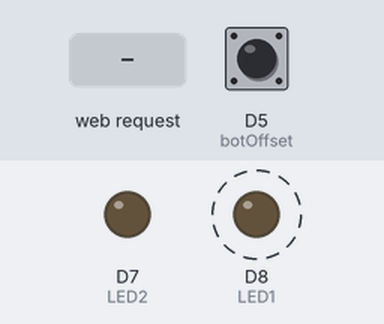
Bench run of a sketch on a simulated ESP8266 (NodeMCU). Shown: output pins drawn as LEDs (lit = HIGH). Dashed ring = blinking. The test bench sets the inputs (shaded band); at power-on: D5 (botOffset) LOW. What the sketch prints to the serial monitor is not drawn.

Above: at 0.0 s.
At 1.05 s:
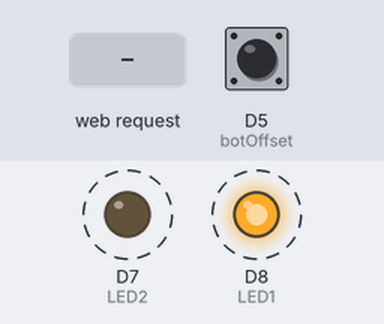
1.3 s: HTTP request GET /atual?AcX=120 received
4.3 s: D5 (botOffset) pulled HIGH for 0.15 s
7.4 s: HTTP request GET /atual received
10.4 s: D5 (botOffset) pulled HIGH for 1 s
14.4 s: HTTP request GET /atual?AcY=120 received
17.4 s: D5 (botOffset) driven HIGH
Timing chart, 0 to 21.4 s (numbered marks = the images above; inputs shaded):
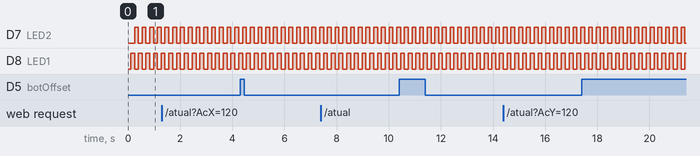

Measured:
- by itself, D7 (LED2), D8 (LED1): alternates HIGH for 0.15 s and LOW for 0.15 s

The sketch:

AcelGiroReceptor.ino
```cpp
#include <Arduino.h>
#include <ESP8266WiFi.h>
#include <ESP8266WebServer.h>

// Tempo
double dt, tempo_prev = 0.00;

// Variavel do offset
bool OFFSET = false;
double offAX = 0, offAY = 0, offAZ = 0, offRoll = 0, offPitch = 0, offYaw = 0;
uint8_t botOffset = D5;

// Armazenamento dos dados após conversão
double AcX, AcY, AcZ, Tmp, GyX, GyY, GyZ;

// Calculo ângulos
double Acc[2];
double Pitch = 0;
double Roll = 0;
double Yaw = 0;
#define RAD_TO_DEG 57.295779  // Radianos para graus (180/PI)

// Calculo velocidade
double VelX, VelY, VelZ;

// Leds piscando alternado a cada ciclo do loop
#define LED1 D8
#define LED2 D7
bool led_state = false;

// Parametros de configuração para Access Point
const char *ssid = "RedeWIFI_NodeMCU";
const char *password = "123456789";
IPAddress ip(192, 168, 11, 4);
IPAddress gateway(192, 168, 11, 1);
IPAddress subnet(255, 255, 255, 0);

ESP8266WebServer server; // Define o objeto server

void setup()
{
  Serial.begin(9600);
  pinMode(LED1, OUTPUT);
  pinMode(LED2, OUTPUT);
  digitalWrite(LED1, led_state);
  digitalWrite(LED2, led_state);

  setup_transmissao();

  attachInterrupt(digitalPinToInterrupt(botOffset), offset, RISING);
}

void loop()
{
  server.handleClient();

  PitchRollYaw();
  velocidade(AcX, AcY, AcZ);

  //-------------------------------------------------------------------------------------------------------------------------------------------------------------------------------------

  mostraCON();
  mostraANG();
  mostraVEL();
  Serial.print("\t" + String(dt));

  //-------------------------------------------------------------------------------------------------------------------------------------------------------------------------------------

  finaliza();
}
```

Debug.ino
```cpp
void mostraRAW()
{
  //  Serial.print(tempo_prev);
  //  Serial.print("\tTp = "); Serial.print(Tp);
  //  Serial.print("\tAX = "); Serial.print(AX);
  //  Serial.print("\tAY = "); Serial.print(AY);
  //  Serial.print("\tAZ = "); Serial.print(AZ);
  //  Serial.print("\tGX = "); Serial.print(GX);
  //  Serial.print("\tGY = "); Serial.print(GY);
  //  Serial.print("\tGZ = "); Serial.print(GZ);
}

void mostraOFF()
{
  //  Serial.print("\toffAX = "); Serial.print(offAX);
  //  Serial.print("\toffAY = "); Serial.print(offAY);
  //  Serial.print("\toffAZ = "); Serial.print(offAZ);
}

void mostraCON()
{
  //  Serial.print(tempo_prev);
  //  Serial.print("\tTmp = "); Serial.print(Tmp);
  Serial.print("\tAcX = "); Serial.print(AcX);
  Serial.print("\tAcY = "); Serial.print(AcY);
  Serial.print("\tAcZ = "); Serial.print(AcZ);
  Serial.print("\tGyX = "); Serial.print(GyX);
  Serial.print("\tGyY = "); Serial.print(GyY);
  Serial.print("\tGyZ = "); Serial.print(GyZ);
}

void mostraMED()
{
  //  Serial.print("\tAmX = "); Serial.print(AmX);
  //  Serial.print("\tAmY = "); Serial.print(AmY);
  //  Serial.print("\tAmZ = "); Serial.print(AmZ);
}

void mostraANG()
{
  Serial.print("\t");
  Serial.print(180);
  Serial.print(",");
  Serial.print(Roll);
  Serial.print(",");
  Serial.print(Pitch);
  Serial.print(",");
  Serial.print(Yaw);
  Serial.print(",");
  Serial.print(-180);
}

void mostraVEL()
{
  Serial.print("\tVelX = "); Serial.print(VelX, 5);
  Serial.print("\tVelY = "); Serial.print(VelY, 5);
  Serial.print("\tVelZ = "); Serial.print(VelZ, 5);
}
```

Funcoes.ino
```cpp
void offset()
{
  //  Serial.println();
  //  Serial.println("Botão offset pressionado");
  //  Serial.println();
  OFFSET = true;
}

//-------------------------------------------------------------------------------------------------------------------------------------------------------------------------------------

void PitchRollYaw()
{
  //A partir de los valores del acelerometro, se calculan los angulos Y, X
  //respectivamente, con la formula de la tangente.
  Acc[1] = atan(-1 * AcX / sqrt(pow(AcY, 2) + pow(AcZ, 2))) * 57.295779;
  Acc[0] = atan(AcY / sqrt(pow(AcX, 2) + pow(AcZ, 2))) * 57.295779;

  //Aplicar el Filtro Complementario
  Pitch = 0.98 * (Pitch + GyX * dt) + 0.02 * Acc[0];
  Roll = 0.98 * (Roll + GyY * dt) + 0.02 * Acc[1];
  //Integración respecto del tiempo paras calcular el YAW
  Yaw = Yaw + GyZ * dt;

  Roll = confANG(Roll) - offRoll;
  Pitch = confANG(Pitch) - offPitch;
  Yaw = confANG(Yaw) - offYaw;

  //  corrigirANGULO();
}


//-------------------------------------------------------------------------------------------------------------------------------------------------------------------------------------

float confANG(float valor)
{
  if (valor > 180)
  {
    valor = valor - 360;
  }
  else if (valor < -180)
  {
    valor = valor + 360;
  }
  return (valor);
}

//-------------------------------------------------------------------------------------------------------------------------------------------------------------------------------------

void corrigirANGULO()
{
  Roll = Roll - (-0.03 / 2764);
  Pitch = Pitch - (-0.06 / 2764);
  Yaw = Yaw - (70.87 / 2764);
}

//-------------------------------------------------------------------------------------------------------------------------------------------------------------------------------------

void velocidade(double aX, double aY, double aZ)
{
  if (!OFFSET)
  {
    VelX = VelX + (aX - offAX) * dt;
    VelY = VelY + (aY - offAY) * dt;
    VelZ = VelZ + ((aZ - offAZ) * dt);
    offAX = aX;
    offAY = aY;
    offAZ = aZ;

    //    VelX = VelX * 3.6;
    //    VelY = VelY * 3.6;
    //    VelZ = VelZ * 3.6;
  }
}

//-------------------------------------------------------------------------------------------------------------------------------------------------------------------------------------

void finaliza()
{
  dt = (millis() - tempo_prev) / 1000.0;
  tempo_prev = millis();

  if (OFFSET)
  {
    offAX = AcX;
    offAY = AcY;
    offAZ = AcZ;

    VelX = 0;
    VelY = 0;
    VelZ = 0;

    /*
        offRoll = Roll;
        offPitch = Pitch;
        offYaw = Yaw;
    */
    OFFSET = !OFFSET;
  }
  led_state = !led_state;
  digitalWrite(LED1, led_state);
  digitalWrite(LED2, !led_state);         // pisca LED do NodeMCU a cada leitura do sensor
  Serial.println();
}
```

Transmissao.ino
```cpp
void setup_transmissao()
{
  WiFi.mode(WIFI_AP);
  WiFi.softAPConfig(ip, gateway, subnet);
  WiFi.softAP(ssid, password);

  // Print IP for check
  Serial.println();
  Serial.print("IP Address: ");
  Serial.println(WiFi.softAPIP());

  // Configure the server's route
  server.on("/", handleIndex); //Receber requisições, funciona como interrupções
  server.on("/atual", atualizar);
  server.begin();
}

void handleIndex()
{
  server.send(200, "text/plain", String(millis())); //Needs refresh for update
  //  Serial.print(millis());
}

void atualizar()
{
  AcX = server.arg("AcX").toFloat();
  AcY = server.arg("AcY").toFloat();
  AcZ = server.arg("AcZ").toFloat();

  GyX = server.arg("GyX").toFloat();
  GyY = server.arg("GyY").toFloat();
  GyZ = server.arg("GyZ").toFloat();
}
```
